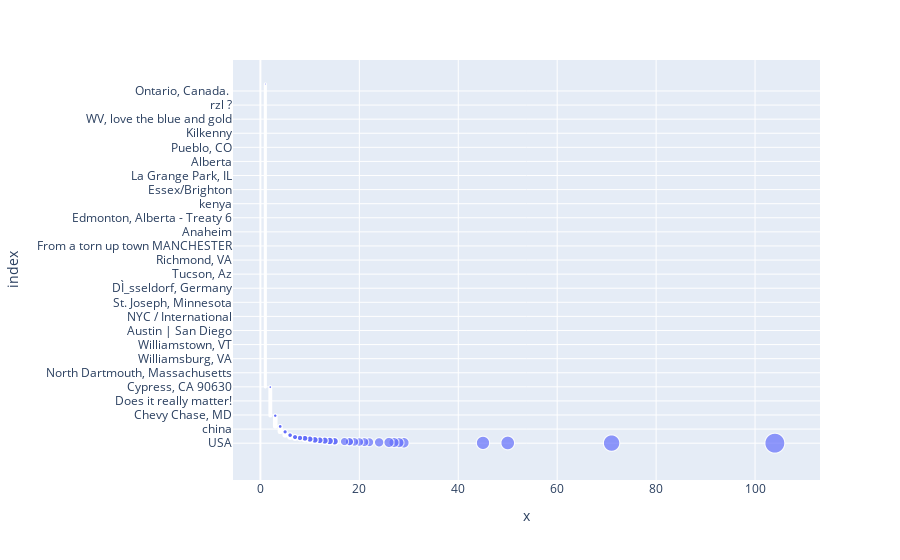

Here is the notebook cell this chart was saved with:
### Code cell
feature_viz(train_df,'location')

### Figure 1 — Plotly figure (JSON) as saved in the notebook; plotly's stock layout.template omitted (floating-point values rounded to 4 significant figures; data arrays with more than 128 entries replaced by an {"elided": "..."} marker saying what was removed)
{"data": [{"hovertemplate": "x=%{x}<br>index=%{y}<br>size=%{marker.size}<extra></extra>", "legendgroup": "", "marker": {"color": "#636efa", "size": {"elided": "3341 int values"}, "sizemode": "area", "sizeref": 0.26, "symbol": "circle"}, "mode": "markers", "name": "", "showlegend": false, "type": "scattergl", "x": {"elided": "3341 int values"}, "xaxis": "x", "y": {"elided": "3341 str values"}, "yaxis": "y"}], "layout": {"legend": {"itemsizing": "constant", "tracegroupgap": 0}, "margin": {"t": 60}, "xaxis": {"anchor": "y", "domain": [0, 1], "title": {"text": "x"}}, "yaxis": {"anchor": "x", "domain": [0, 1], "title": {"text": "index"}}}}
